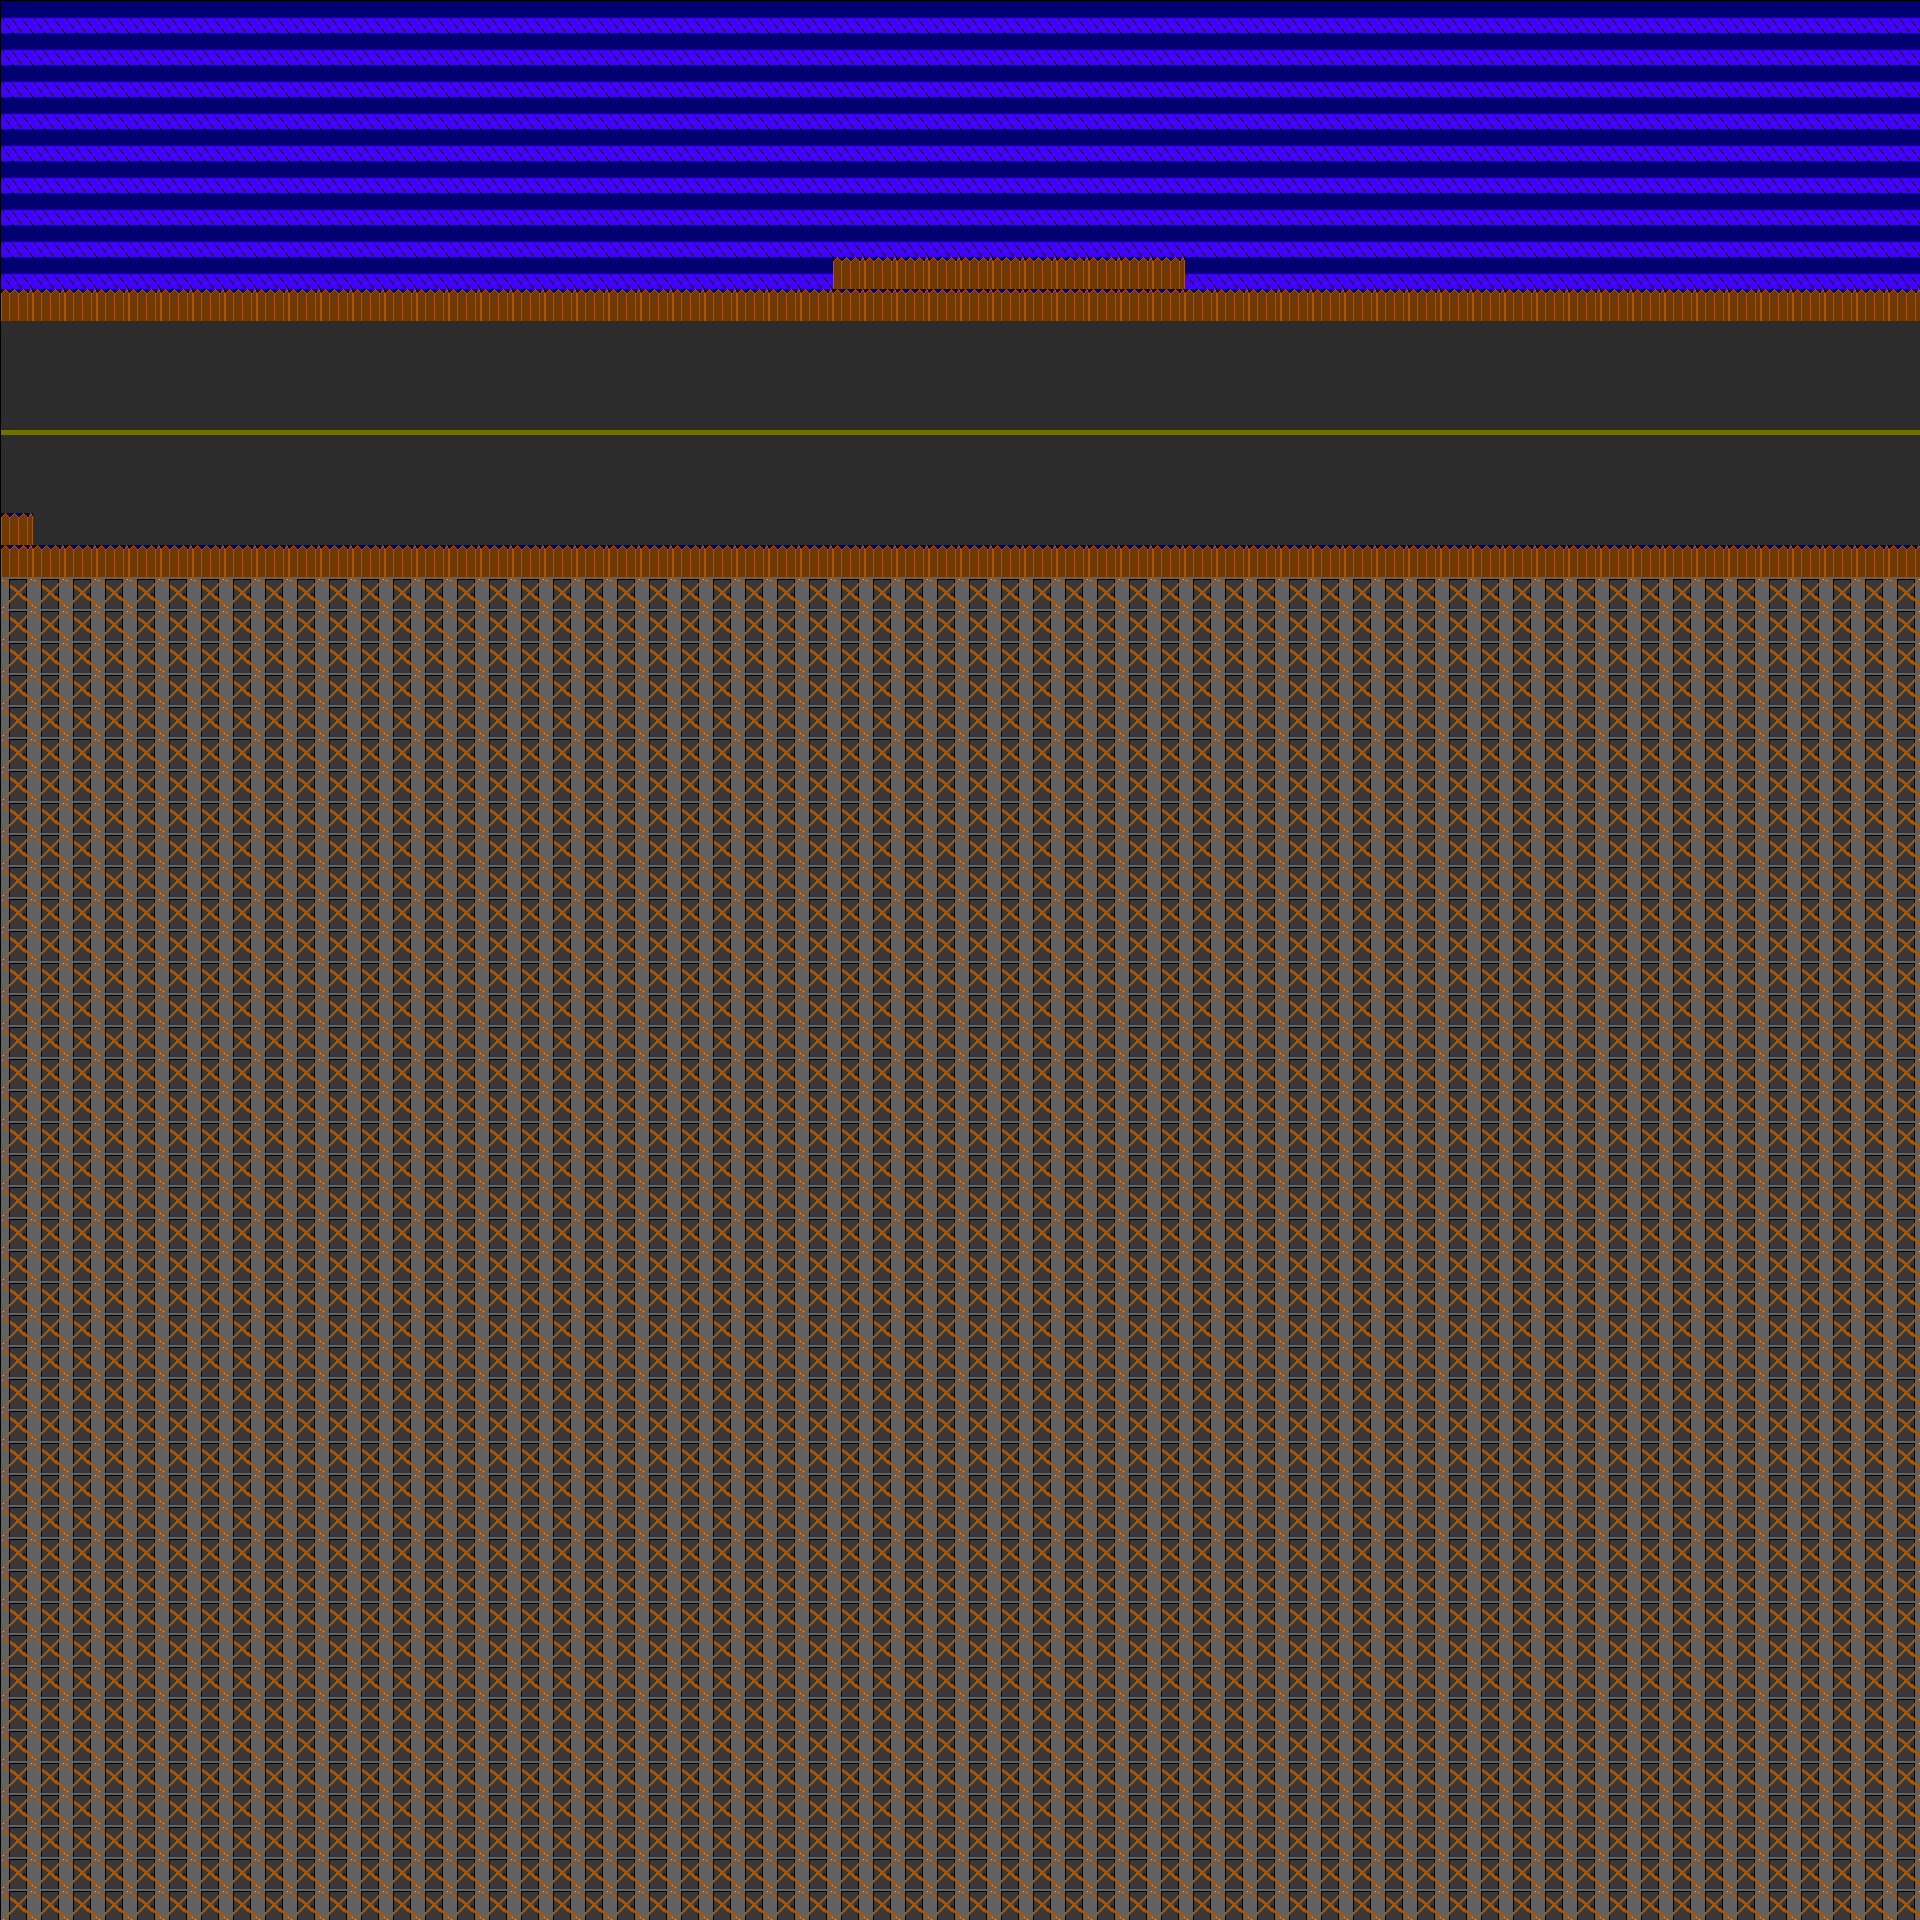

A level layout from a 2D game, rendered from its tile map. Below: a short description, then the map file with tile-grid data replaced by summaries:
An orthogonal 60x60 tile map with 32x32 px tiles, 1 tile layer (mapLayer).

<map version="1.0" orientation="orthogonal" width="60" height="60" tilewidth="32" tileheight="32">
 <tileset firstgid="1" name="dws" tilewidth="32" tileheight="32">
  <tileoffset x="1" y="1" />
  <image source="TileSetGetYourCar2.png" width="256" height="64" />
 </tileset>
 <layer name="mapLayer" width="60" height="60">
  <data>[3600 cells, 3600 non-empty, 5 distinct tile ids]</data>
 </layer>
</map>